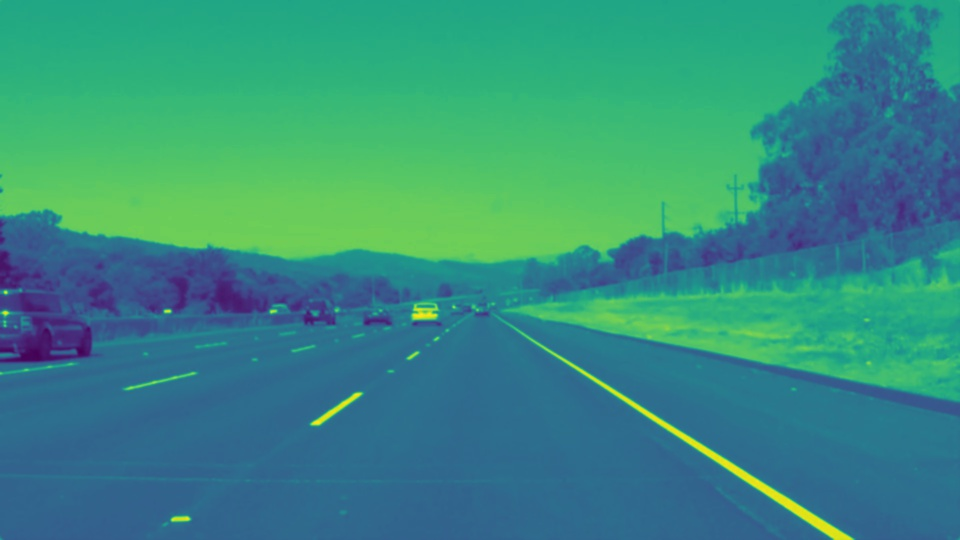
#> input picture process_images/solidWhiteRight_gauss.jpg, 960 x 540 px
$ python -i LaneFinding_lines.py   (imports and definitions only)
#> lines starting #> are read from the running program, lines starting #| are printed output that depends on the picture; after the words box and inside, x2 and y2 are one past the last pixel; in counts of white or black regions, pixels touching at a corner belong together
# 引入库
# Import Packages
import cv2
import numpy as np
from moviepy.editor import VideoFileClip


def gray_scale(img):
    """
    灰度转换
    Applies the Gray scale transform
    :param img:
    :return: grey image
    """
    return cv2.cvtColor(img, cv2.COLOR_RGB2GRAY)


def gaussian_blur(img, kernel_size):
    """
    高斯滤波
    Applies a Gaussian Noise kernel
    :param img:
    :param kernel_size:
    :return: image after a Gaussian Noise kernel
    """
    return cv2.GaussianBlur(img, (kernel_size, kernel_size), 0)


def canny(img, low_threshold, high_threshold):
    """
    边缘检测
    Applies the Canny transform
    :param img:
    :param low_threshold:
    :param high_threshold:
    :return: image after thr Canny transform
    """
    return cv2.Canny(img, low_threshold, high_threshold)


def region_of_interest(img, vertices):
    """
    区域检测
    Applies an image mask.

    Only keeps the region of the image defined by the polygon
    formed from `vertices`. The rest of the image is set to black.
    `vertices` should be a numpy array of integer points.

    :param img:
    :param vertices:
    :return:
    """
    # 定义一个区域
    # 先定义一个空白的图片
    # defining a blank mask to start with
    mask = np.zeros_like(img)

    # defining a 3 channel or 1 channel color to fill the mask with depending on the input image
    if len(img.shape) > 2:
        channel_count = img.shape[2]  # i.e. 3 or 4 depending on your image
        ignore_mask_color = (255,) * channel_count
    else:
        ignore_mask_color = 255

    # 将要保留的区域设置为255，不保留的区域设置为0
    # filling pixels inside the polygon defined by "vertices" with the fill color
    cv2.fillPoly(mask, vertices, ignore_mask_color)

    # 接下来进行and操作，保留要保留的区域
    # returning the image only where mask pixels are nonzero
    masked_image = cv2.bitwise_and(img, mask)
    return masked_image


def hough_lane(img, rho, theta, threshold, min_line_len, max_line_gap, y_min, y_max):
    """
    霍夫变换
    Application of Hough transform
    :param img: 灰度图像 image after canny
    :param rho: 参数极径rho以像素值为单位的分辨率. 我们使用 1 像素
    :param theta: 参数极角theta  以弧度为单位的分辨率. 我们使用 1度 (即CV_PI/180)
    :param threshold: 要”检测” 一条直线所需最少的的曲线交点
    :param min_line_len: 能组成一条直线的最少点的数量. 点数量不足的直线将被抛弃.线段的最小长度
    :param max_line_gap: 线段上最近两点之间的阈值
    :return:
    """
    lines = cv2.HoughLinesP(img, rho, theta, threshold, np.array([]),
                            minLineLength=min_line_len,
                            maxLineGap=max_line_gap)
    line_img = np.zeros((img.shape[0], img.shape[1], 3), dtype=np.uint8)
    draw_lanes(line_img, lines, y_min, y_max)
    return line_img


def draw_lanes(img, lines, y_min, y_max, color=[255, 0, 0], thickness=8):
    """
    划线
    :param img:
    :param lines:
    :param y_min:
    :param y_max:
    :param color:
    :param thickness:
    :return:
    """
    # 根据斜率分成左右两组车道线
    left_lines, right_lines = [], []
    for line in lines:
        for x1, y1, x2, y2 in line:
            k = (y2 - y1) / (x2 - x1)
            if k < 0:
                left_lines.append(line)
            else:
                right_lines.append(line)

    if len(left_lines) <= 0 or len(right_lines) <= 0:
        return img

    # 去掉斜率过大的车道线
    clean_lines(left_lines, 0.1)
    clean_lines(right_lines, 0.1)
    left_points = [(x1, y1) for line in left_lines for x1, y1, x2, y2 in line]
    left_points = left_points + [(x2, y2) for line in left_lines for x1, y1, x2, y2 in line]
    right_points = [(x1, y1) for line in right_lines for x1, y1, x2, y2 in line]
    right_points = right_points + [(x2, y2) for line in right_lines for x1, y1, x2, y2 in line]

    # 对车道线上的点进行拟合
    left_vtx = calc_lane_vertices(left_points, y_min, y_max)
    right_vtx = calc_lane_vertices(right_points, y_min, y_max)

    # 根据拟合的结果绘制成线
    cv2.line(img, left_vtx[0], left_vtx[1], color, thickness)
    cv2.line(img, right_vtx[0], right_vtx[1], color, thickness)


def clean_lines(lines, threshold):
    """
    将斜率超过平均值阈值的直线抛弃掉
    :param lines:
    :param threshold:
    :return:
    """
    slope = [(y2 - y1) / (x2 - x1) for line in lines for x1, y1, x2, y2 in line]
    while len(lines) > 0:
        mean = np.mean(slope)
        diff = [abs(s - mean) for s in slope]
        idx = np.argmax(diff)
        if diff[idx] > threshold:
            slope.pop(idx)
            lines.pop(idx)
        else:
            break


def calc_lane_vertices(point_list, y_min, y_max):
    """
    对所有的点进行拟合
    根据端点y的最小，最大坐标，计算出拟合曲线上的对应的x坐标
    :param point_list:
    :param y_min:
    :param y_max:
    :return:
    """
    x = [p[0] for p in point_list]
    y = [p[1] for p in point_list]
    fit = np.polyfit(y, x, 1)
    fit_fn = np.poly1d(fit)

    x_min = int(fit_fn(y_min))
    x_max = int(fit_fn(y_max))

    return [(x_min, y_min), (x_max, y_max)]


def weighted_img(img, initial_img, α=0.8, β=1., γ=0.):
    """
    将车道线与原来的图片叠加
    return_img = initial_img * α + img * β + γ

    :param img:
    :param initial_img:
    :param α:
    :param β:
    :param γ:
    :return:
    """
    return cv2.addWeighted(initial_img, α, img, β, γ)


def process_image_lane(img):
    """
    图片处理管道
    image process pip line
    :param img:
    :return:
    """
    roi_vtx = np.array([[(0, img.shape[0]), (460, 325), (520, 325), (img.shape[1], img.shape[0])]])

    blur_kernel_size = 5  # Gaussian blur kernel size
    canny_low_threshold = 50  # Canny edge detection low threshold
    canny_high_threshold = 150  # Canny edge detection high threshold

    # Hough transform parameters
    rho = 1
    theta = np.pi / 180
    threshold = 15
    min_line_length = 40
    max_line_gap = 20

    gray = gray_scale(img)
    blur_gray = gaussian_blur(gray, blur_kernel_size)
    edges = canny(blur_gray, canny_low_threshold, canny_high_threshold)
    roi_edges = region_of_interest(edges, roi_vtx)
    line_img = hough_lane(roi_edges, rho, theta, threshold, min_line_length, max_line_gap, 325, img.shape[0])
    res_img = weighted_img(img, line_img, 0.8, 1, 0)

    return res_img


def process_video_lane(input_video, output_video):
    """
    video pip line
    :param input_video:
    :param output_video:
    :return:
    """
    clip = VideoFileClip(input_video)
    challenge_clip = clip.fl_image(process_image_lane)
    challenge_clip.write_videofile(output_video, audio=False)

>>> import cv2
>>> picture = cv2.cvtColor(cv2.imread('../process_images/solidWhiteRight_gauss.jpg'), cv2.COLOR_BGR2RGB)
>>> result = process_image_lane(picture)
#> in gray_scale, `return cv2.cvtColor(img, cv2.COLOR_RGB2GRAY)`:
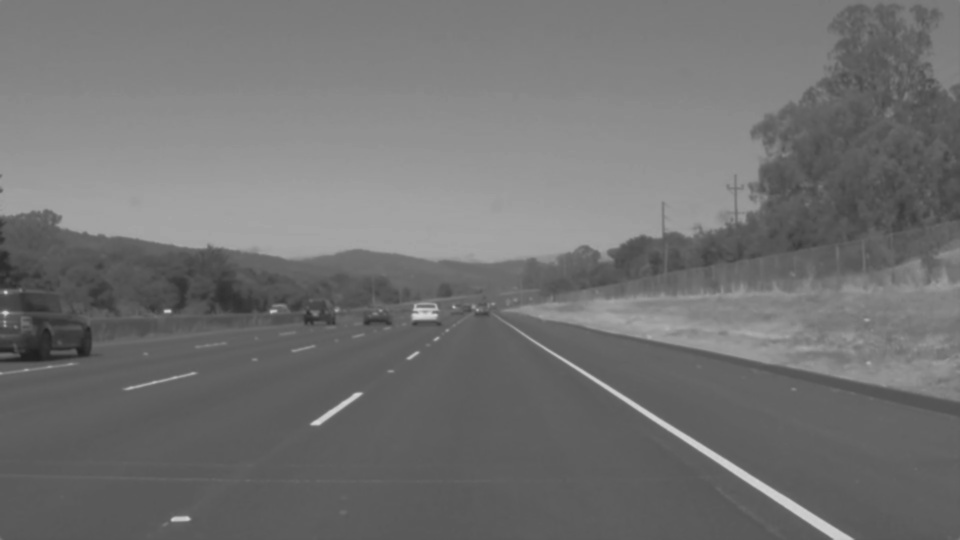
#> returned value: shape (540, 960); min 30, max 216, mean 113.9
#> in canny, `return cv2.Canny(img, low_threshold, high_threshold)`:
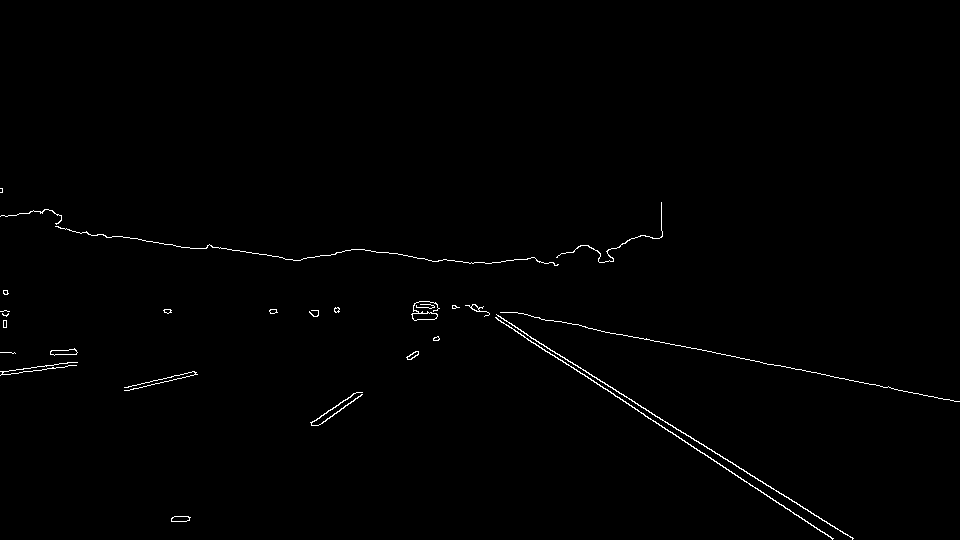
#> returned value: shape (540, 960); 0.67% white in thin lines or dots, all inside (x1, y1, x2, y2) = (0, 188, 960, 540)
#> in region_of_interest, `cv2.fillPoly(mask, vertices, ignore_mask_color)`:
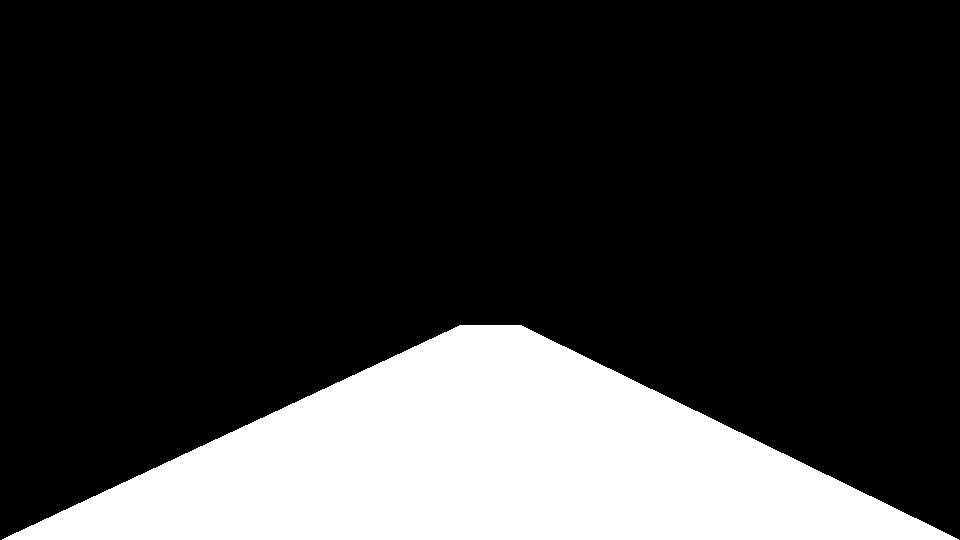
#> mask: shape (540, 960); 21.2% white; 1 white region, box (x1, y1, x2, y2) and area: (2, 325, 959, 540) 109669
#> in region_of_interest, `masked_image = cv2.bitwise_and(img, mask)`:
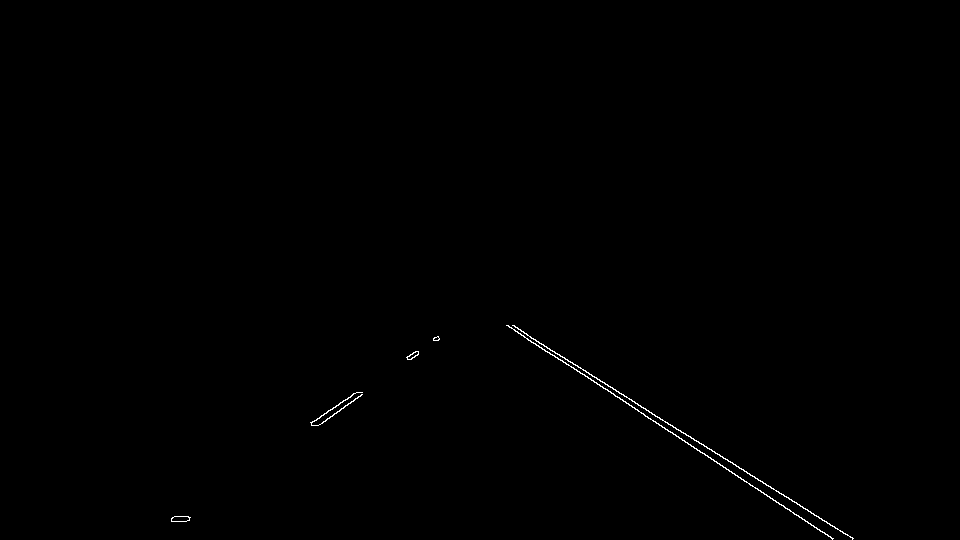
#> masked_image: shape (540, 960); 0.26% white in thin lines or dots, all inside (x1, y1, x2, y2) = (171, 325, 854, 540)
#> in hough_lane, `lines = cv2.HoughLinesP(img, rho, theta, threshold, np.array([]), minL..`: lines = [[512, 325, 853, 538], [521, 331, 852, 538], [506, 325, 830, 536], [507, 325, 713, 459], [645, 416, 833, 538], [311, 422, 356, 392], [318, 425, 361, 394], [322, 423, 362, 394], [310, 422, 353, 393]]
#> the loop in draw_lanes, `for line in lines:` made 9 passes
#> after the loop in draw_lanes, `for line in lines:`: left_lines = [[[311, 422, 356, 392]], [[318, 425, 361, 394]], [[322, 423, 362, 394]], [[310, 422, 353, 393]]]; right_lines = [[[512, 325, 853, 538]], [[521, 331, 852, 538]], [[506, 325, 830, 536]], [[507, 325, 713, 459]], [[645, 416, 833, 538]]]
#> in clean_lines, `slope = [(y2 - y1) / (x2 - x1) for line in lines for x1, y1, x2, y2 in..`: slope = [-0.667, -0.721, -0.725, -0.674]
#> the loop in clean_lines, `while len(lines) > 0:` made 1 pass
#> (mean, diff, idx) on pass 1: (-0.697, [0.0301, 0.0242, 0.0282, 0.0223], 0)
#> after the loop in clean_lines, `while len(lines) > 0:`: lines has the same summary as left_lines in draw_lanes
#> the loop in clean_lines (call 2), `while len(lines) > 0:` made 1 pass
#> (mean, diff, idx) on pass 1: (0.64, [0.0155, 0.0148, 0.0111, 0.0104, 0.0088], 0)
#> in draw_lanes, `left_points = [(x1, y1) for line in left_lines for x1, y1, x2, y2 in l..`: left_points = [(311, 422), (318, 425), (322, 423), (310, 422)]
#> in draw_lanes, `left_points = left_points + [(x2, y2) for line in left_lines for x1, y..`: left_points = [(311, 422), (318, 425), (322, 423), (310, 422), (356, 392), (361, 394), (362, 394), (353, 393)]
#> in draw_lanes, `right_points = [(x1, y1) for line in right_lines for x1, y1, x2, y2 in..`: right_points = [(512, 325), (521, 331), (506, 325), (507, 325), (645, 416)]
#> in draw_lanes, `right_points = right_points + [(x2, y2) for line in right_lines for x1..`: right_points = [(512, 325), (521, 331), (506, 325), (507, 325), (645, 416), (853, 538), (852, 538), (830, 536), (713, 459), (833, 538)]
#> in calc_lane_vertices, `x = [p[0] for p in point_list]`: x = [311, 318, 322, 310, 356, 361, 362, 353]
#> in calc_lane_vertices, `y = [p[1] for p in point_list]`: y = [422, 425, 423, 422, 392, 394, 394, 393]
#> in calc_lane_vertices, `fit = np.polyfit(y, x, 1)`: fit = [-1.42, 914.7]
#> in calc_lane_vertices, `x_min = int(fit_fn(y_min))`: x_min = 454
#> in calc_lane_vertices, `x_max = int(fit_fn(y_max))`: x_max = 149
#> in draw_lanes, `left_vtx = calc_lane_vertices(left_points, y_min, y_max)`: left_vtx = [(454, 325), (149, 540)]
#> in draw_lanes, `right_vtx = calc_lane_vertices(right_points, y_min, y_max)`: right_vtx = [(507, 325), (844, 540)]
#> in draw_lanes, `cv2.line(img, right_vtx[0], right_vtx[1], color, thickness)`:
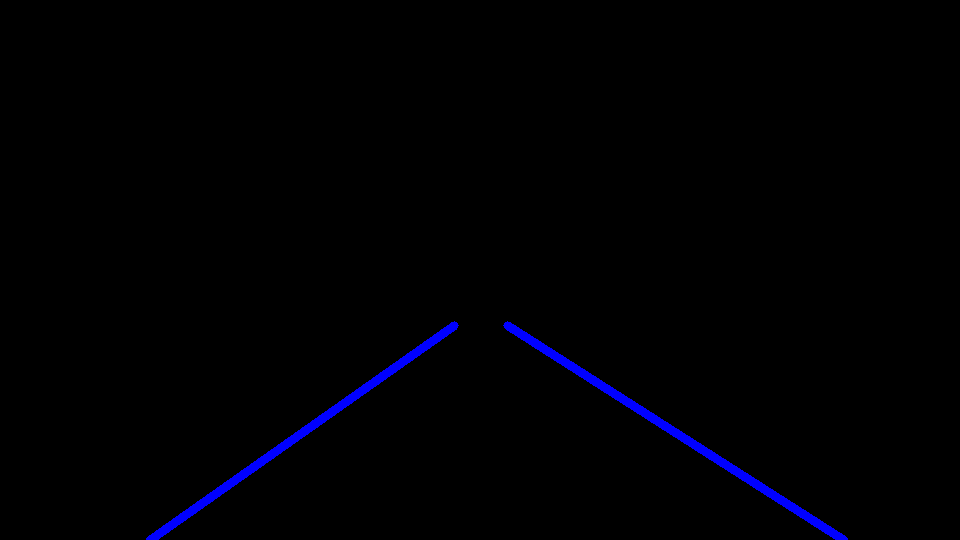
#> img: shape (540, 960, 3); mean of channels 0, 1, 2 3.3, 0, 0; drawn as B, G, R
#> in weighted_img, `return cv2.addWeighted(initial_img, α, img, β, γ)`:
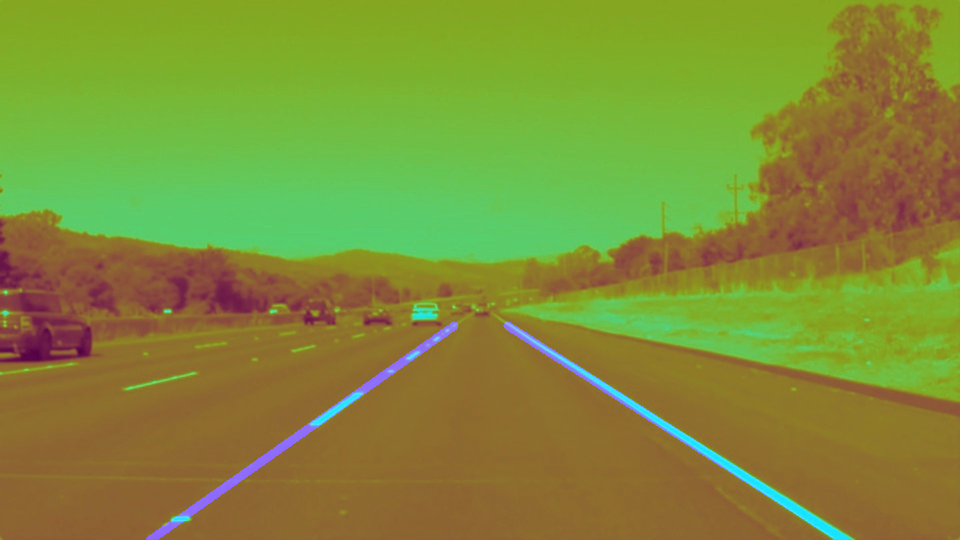
#> returned value: shape (540, 960, 3); mean of channels 0, 1, 2 55.9, 141.5, 128.9; drawn as B, G, R
